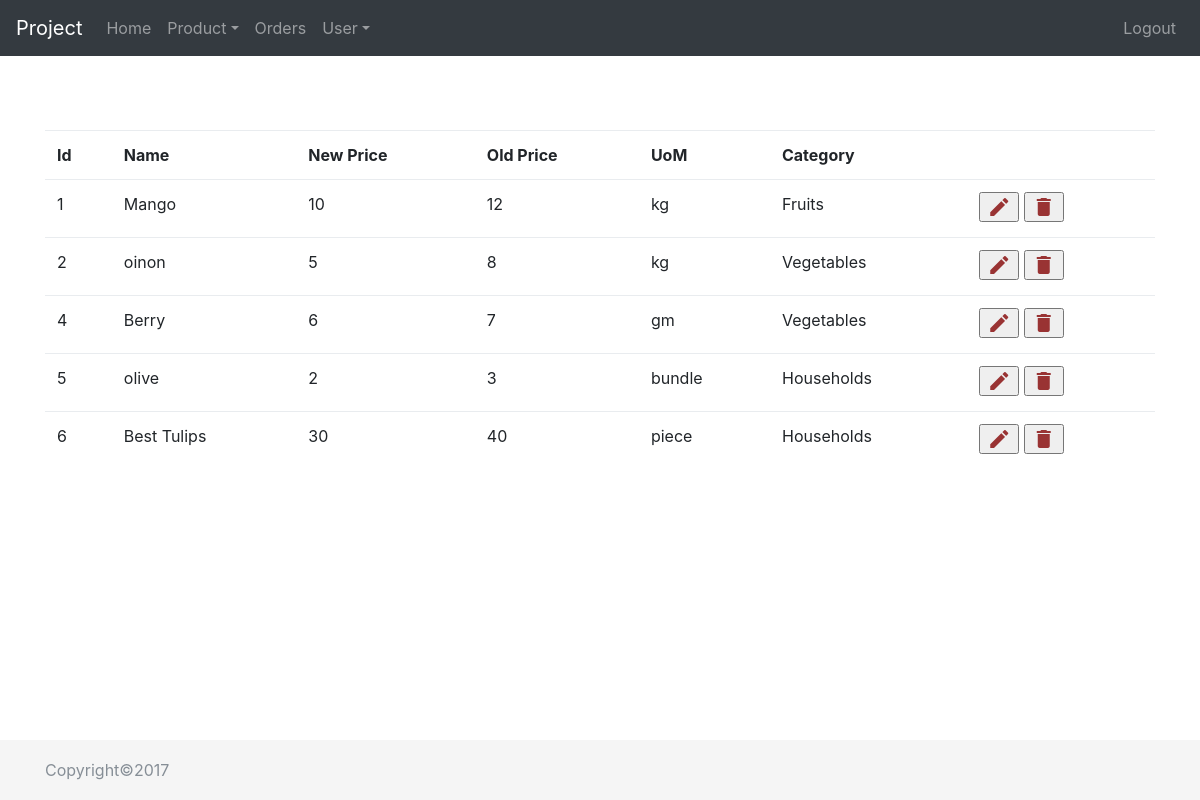
/admin/home.php?page=8 (signed in), run on the app's committed database.
### tables this page shows
CREATE TABLE `products` (
  `id` int(10) unsigned NOT NULL AUTO_INCREMENT,
  `photo` varchar(45) NOT NULL,
  `name` varchar(45) NOT NULL,
  `new_price` double NOT NULL,
  `old_price` double NOT NULL,
  `uom` varchar(45) NOT NULL,
  `category_id` int(10) unsigned NOT NULL,
  PRIMARY KEY (`id`)
);

CREATE TABLE `category` (
  `id` int(10) unsigned NOT NULL AUTO_INCREMENT,
  `name` varchar(45) NOT NULL,
  PRIMARY KEY (`id`)
);

### admin/pages/product/manage_product.php (the view, shortened to what this page needs)
<?php
   $con_table=$db->query("select p.id,p.name,p.new_price,p.old_price,p.uom,c.name from products p,category c where c.id=p.category_id");
   echo "<table class='table'>";
   echo "<tr><th>Id</th><th>Name</th><th>New Price</th><th>Old Price</th><th>UoM</th><th>Category</th><th>&nbsp;</th></tr>";
   while(list($id,$name,$new_price,$old_price,$uom,$category)=$con_table->fetch_row()){
	 echo "<tr><td>$id</td><td>$name</td><td>$new_price</td><td>$old_price</td><td>$uom</td><td>$category</td><td><form action='home.php?page=10' method='post' style='display:inline'>
<input type='hidden' name='txtId' value='$id' />
<input type='submit' name='btnEdit' class='material-icons red600' value='edit'>
</form><form action='home.php?page=8' method='post' style='display:inline' onsubmit='return confirm(\"Are you sure?\")'><input type='hidden' name='txtId' value='$id' /><input type='submit' name='btnDelete' class='material-icons red600' value='delete'></form></td></tr>";
   }
   echo "</table>";
?>

### admin/home.php (shortened to what this page needs)
<!doctype html>
<html>
<head>
<link href="css/bootstrap.min.css" rel="stylesheet" />
 <link href="css/sticky-footer-navbar.css" rel="stylesheet">
</head>
<body>
  <?php include("header.php")?>
  <div class="container" style="margin-top:70px;">
   <?php
       include("placeholder.php");
   ?>
  </div>
  <?php include("footer.php") ?>
</body>
</html>

### admin/header.php (shortened to what this page needs)
<nav class="navbar navbar-expand-md navbar-dark fixed-top bg-dark">
      <a class="navbar-brand" href="#">Project</a>
      <div class="collapse navbar-collapse" id="navbarCollapse">
        <ul class="navbar-nav mr-auto">
          <li class="nav-item">
            <a class="nav-link" href="home.php">Home</a>
          </li>
           <li class="nav-item dropdown">
                <a class="nav-link dropdown-toggle" href="#" id="dropdown01" data-toggle="dropdown" aria-haspopup="true" aria-expanded="false">Product</a>
           </li>
          <li class="nav-item">
            <a class="nav-link" href="home.php?page=11">Orders</a>
          </li>
          <li class="nav-item dropdown">
                <a class="nav-link dropdown-toggle" href="#" id="dropdown01" data-toggle="dropdown" aria-haspopup="true" aria-expanded="false">User</a>
           </li>
        </ul>
        <ul class="navbar-nav mt-2 mt-md-0">
         <li class="nav-item">
            <a class="nav-link" href="logout.php">Logout</a>
          </li>
        </ul>
      </div>
    </nav>

### admin/placeholder.php
<?php
   if(isset($_GET["page"])){
	   $page=$_GET["page"];
	   if($page==1){
		 include("pages/contact/add_contact.php");
	   }else if($page==2){
	   }else if($page==3){
		   include("pages/user/edit_user.php");
	   }else if($page==4){
		   include("pages/user/add_user.php");
	   }else if($page==5){
		   include("pages/user/manage_user.php");
	   }else if($page==6){
		   include("pages/user/view_user.php");
	   }else if($page==7){
		    include("pages/product/add_product.php");
	   }else if($page==8){
		    include("pages/product/manage_product.php");
	   }else if($page==9){
		    include("pages/product/view_products.php");
	   }else if($page==10){
		    include("pages/product/edit_product.php");
	   }else if($page==11){
		    include("pages/order/view_orders.php");
	   }
   }else{
       echo "Welcome to my contact book";
   }
?>

### admin/footer.php
<footer class="footer">
     <div class="container">
       <span class="text-muted">Copyright&copy;2017</span>
     </div>
   </footer>

### admin/css/sticky-footer-navbar.css (style rules this page uses)
html { position: relative; min-height: 100%; }
body { margin-bottom: 60px; }
.footer { position: absolute; bottom: 0; width: 100%; height: 60px; line-height: 60px; background-color: #f5f5f5; }
body > .container { padding: 60px 15px 0; }
.footer > .container { padding-right: 15px; padding-left: 15px; }

### admin/home.php (style rules this page uses)
.material-icons.red600 { color:#993333; }

### data on the page
products: id "1", name "Mango", new_price "10", old_price "12", uom "kg", category.name "Fruits"
products: id "2", name "oinon", new_price "5", old_price "8", uom "kg", category.name "Vegetables"
products: id "4", name "Berry", new_price "6", old_price "7", uom "gm", category.name "Vegetables"
products: id "5", name "olive", new_price "2", old_price "3", uom "bundle", category.name "Households"
products: id "6", name "Best Tulips", new_price "30", old_price "40", uom "piece", category.name "Households"
